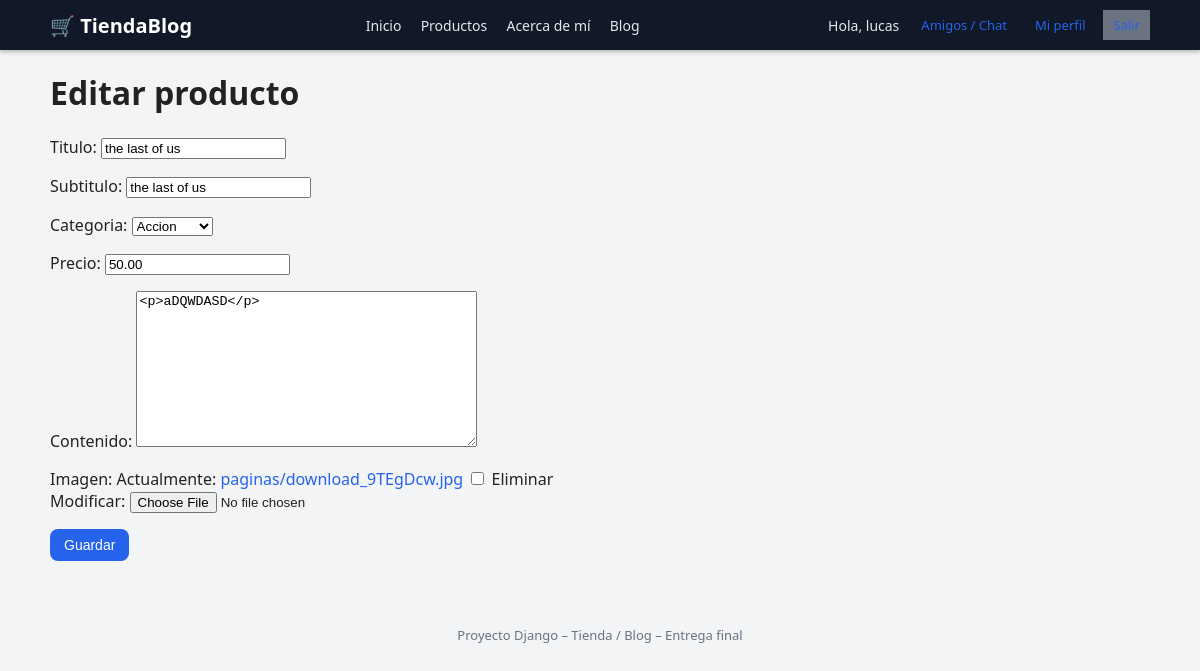
Screenshot of /pages/2/editar/ (signed in) with the database file from the repository.
### paginas/models.py (models this page shows, shortened)
class Pagina(models.Model):
    titulo = models.CharField(max_length=200)
    subtitulo = models.CharField(max_length=200)
    categoria = models.ForeignKey(
        Categoria,
        on_delete=models.SET_NULL,
        null=True,
        blank=True,
        related_name="paginas"
    )
    contenido = RichTextUploadingField()
    imagen = models.ImageField(upload_to="paginas/", blank=True, null=True)
    precio = models.DecimalField(max_digits=10, decimal_places=2, default=0)
    fecha_publicacion = models.DateField(auto_now_add=True)
    autor = models.ForeignKey(User, on_delete=models.CASCADE)
    class Meta:
        verbose_name = "Producto"
        verbose_name_plural = "Productos"

### paginas/views.py (the view)
# urls.py: path("<int:pk>/editar/", ActualizarPaginaView.as_view(), name="editar_pagina"),
class ActualizarPaginaView(LoginRequiredMixin, SoloStaffMixin, UpdateView):
    model = Pagina
    fields = ["titulo", "subtitulo", "categoria", "precio", "contenido", "imagen"]
    template_name = "paginas/formulario_pagina.html"
    success_url = reverse_lazy("paginas:lista_paginas")

### paginas/models.py (called while the page is built)
    def __str__(self):
        return self.nombre

### paginas/views.py (called while the page is built)
    def test_func(self):
        return self.request.user.is_staff

### templates/paginas/formulario_pagina.html (shortened to what this page needs)
{% extends "base.html" %}
{% block content %}
<h1>{% if object %}Editar producto{% else %}Crear producto{% endif %}</h1>
<form method="post" enctype="multipart/form-data">
  {{ form.as_p }}
  <button type="submit">Guardar</button>
</form>
{% endblock %}

### templates/base.html (shortened to what this page needs)
{% load static %}
<!DOCTYPE html>
<html lang="es">
<head>
    <link rel="stylesheet" href="{% static 'css/estilos.css' %}">
</head>
<body>
<header class="header">
    <div class="header-contenido">
        <div class="logo">
            <a href="{% url 'nucleo:inicio' %}">🛒 TiendaBlog</a>
        </div>
        <nav class="nav-principal">
                <a href="{% url 'nucleo:inicio' %}">Inicio</a>
                <a href="{% url 'paginas:lista_paginas' %}">Productos</a>
                <a href="/about/">Acerca de mí</a>
                <a href="{% url 'paginas:blog_inicio' %}">Blog</a>
        </nav>
        <div class="nav-usuario">
            {% if user.is_authenticated %}
                <span class="nav-usuario-nombre">
                    Hola, {{ user.username }}
                </span>
                <a href="{% url 'mensajeria:lista_amigos' %}" class="btn-pequeño">
                    Amigos / Chat
                </a>
                <a href="{% url 'cuentas:perfil' %}" class="btn-pequeño">
                    Mi perfil
                </a>
                <a href="{% url 'cuentas:salir' %}" class="btn-pequeño btn-secundario">
                </a>
            {% endif %}
        </div>
    </div>
</header>
<main class="contenedor-principal">
    {% block content %}{% endblock %}
</main>
<footer class="footer">
    <p>Proyecto Django – Tienda / Blog – Entrega final</p>
</footer>
</body>
</html>

### static/css/estilos.css (style rules this page uses)
body { margin: 0; font-family: system-ui, -apple-system, BlinkMacSystemFont, "Segoe UI", sans-serif; background: #f3f4f6; color: #222; }
a { color: #2563eb; text-decoration: none; }
.contenedor-principal { max-width: 1100px; margin: 20px auto 40px; padding: 0 15px; }
.header { background: #111827; color: white; padding: 10px 0; box-shadow: 0 2px 4px rgba(0,0,0,0.25); }
.header-contenido { max-width: 1100px; margin: 0 auto; padding: 0 15px; display: flex; align-items: center; justify-content: space-between; gap: 15px; }
.logo a { color: white; font-weight: bold; font-size: 20px; }
.nav-principal a { margin-right: 15px; color: #e5e7eb; font-size: 14px; }
.nav-usuario { display: flex; align-items: center; gap: 8px; font-size: 14px; color: #e5e7eb; }
.nav-usuario-nombre { margin-right: 4px; }
.btn, button { display: inline-block; padding: 8px 14px; border-radius: 8px; border: none; background: #2563eb; color: white; font-size: 14px; cursor: pointer; text-decoration: none; }
.btn-secundario { background: #6b7280; }
.btn-pequeño { font-size: 13px; padding: 6px 10px; }
.footer { text-align: center; padding: 12px 0 16px; font-size: 13px; color: #6b7280; }

### rows the page displays
Pagina: titulo "the last of us", subtitulo "the last of us", categoria "Accion", precio "50.00", contenido "<p>aDQWDASD</p>"

### other values shown
{{ user.username }} "lucas"
